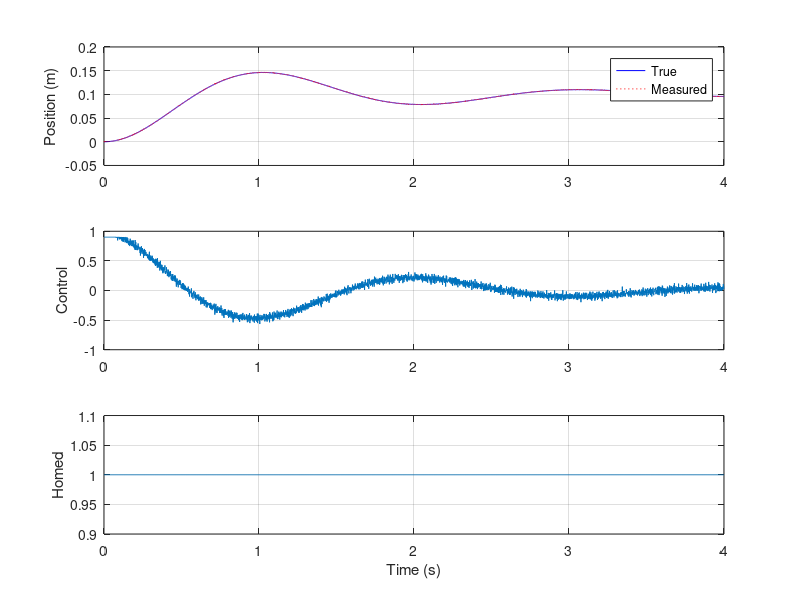

Write MATLAB code to recreate this figure.
%% PID + MBK Rail with Noise, Filtering, and Homing

clear; clc;

%% Simulation parameters
dt = 0.001;              % 1 kHz loop
steps = 4000;            % 4 seconds
time = (0:steps-1)*dt;

%% MBK parameters
mass = 1.0;
damping = 1.0;
stiffness = 0.0;

%% State variables
position = zeros(1,steps);
velocity = zeros(1,steps);
position(1) = 0; 

%% Encoder parameters
encoder_noise_std = 0.0005;   % 0.5 mm noise
measured_position = zeros(1,steps);

%% PID parameters
Kp = 10;
Ki = 0;
Kd = 0.5;

integrator = 0;
integrator_limit = 0.5;
output_limit = 0.9;

prev_measurement = 0;
prev_d_filtered = 0;

% Derivative low-pass filter
derivative_cutoff = 20;           % Hz
alpha = exp(-2*pi*derivative_cutoff*dt);

%% Homing parameters
limit_switch_position = 0.0;      % physical rail end
homed = true;
homing_speed = -0.3;              % constant motor effort
target_position = 0.1;            % after homing

%% Control logging
control = zeros(1,steps);
homed_log = zeros(1,steps);  

%% Simulation loop
for i = 1:steps

    %% Encoder measurement with noise
    measured_position(i) = position(i) + ...
        encoder_noise_std * randn();

    %% Limit switch logic
    if ~homed
        % Move toward rail end until switch hit
        control(i) = max(min(homing_speed, 0.3), -0.3);

        if position(i) <= limit_switch_position
            homed = true;
            position(i) = 0;
            velocity(i) = 0;
            integrator = 0;
            prev_measurement = 0;
        end

    else
        %% PID control
        error = target_position - measured_position(i);

        % Integral
        integrator = integrator + error*dt;
        integrator = max(min(integrator, integrator_limit), -integrator_limit);

        % Derivative (measurement-based)
        d_raw = -(measured_position(i) - prev_measurement)/dt;
        d_filtered = alpha*prev_d_filtered + (1-alpha)*d_raw;

        % PID output
        u = Kp*error + Ki*integrator + Kd*d_filtered;
        u = max(min(u, output_limit), -output_limit);

        control(i) = u;

        prev_measurement = measured_position(i);
        prev_d_filtered = d_filtered;
    end

    homed_log(i) = homed; 

    %% MBK dynamics
    if i < steps
        acceleration = (control(i) ...
                        - damping*velocity(i) ...
                        - stiffness*position(i)) / mass;
        velocity(i+1) = velocity(i) + acceleration*dt;
        position(i+1) = position(i) + velocity(i+1)*dt;
    end
end

%% Save CSV
csvwrite('log.csv', [time', position', control']);

%% Plots
figure;

subplot(3,1,1);
plot(time, position, 'b', time, measured_position, 'r:');
ylabel('Position (m)');
legend('True','Measured');
grid on;

subplot(3,1,2);
plot(time, control);
ylabel('Control');
grid on;

subplot(3,1,3);
plot(time, homed_log);
ylabel('Homed');
xlabel('Time (s)');
grid on;

